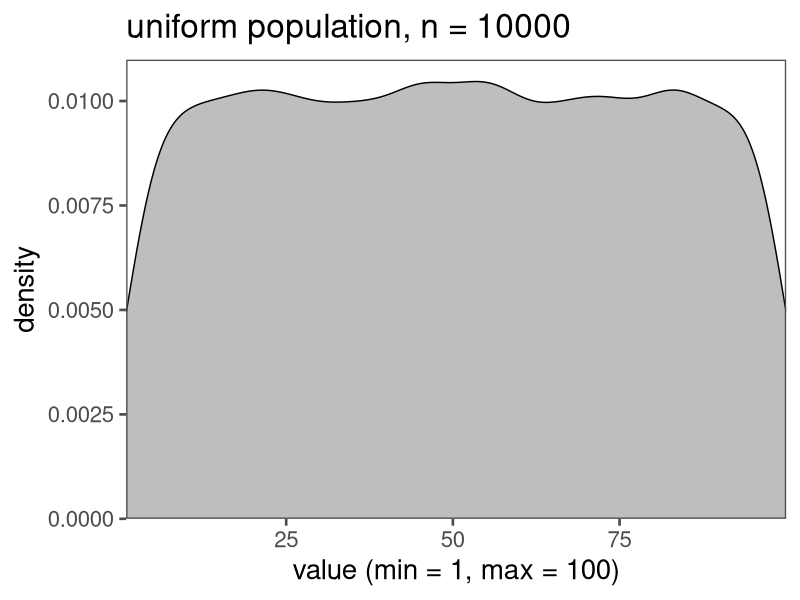
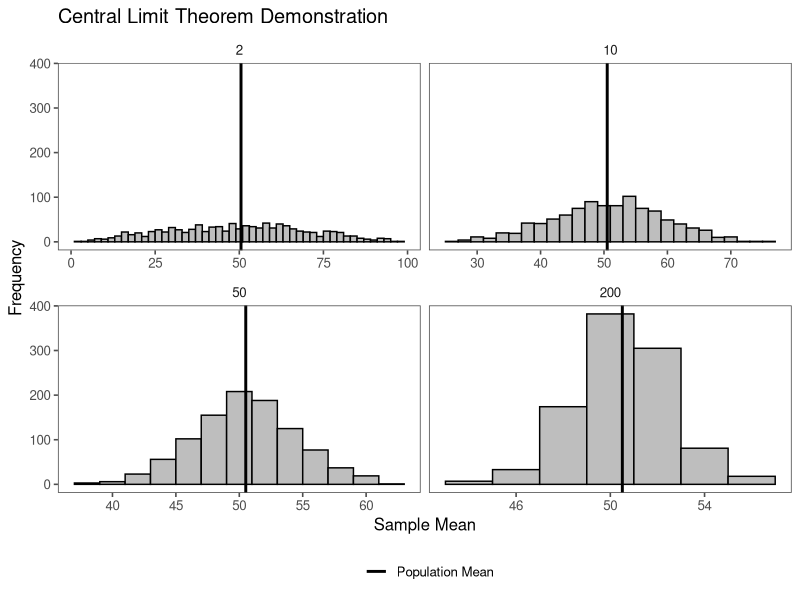
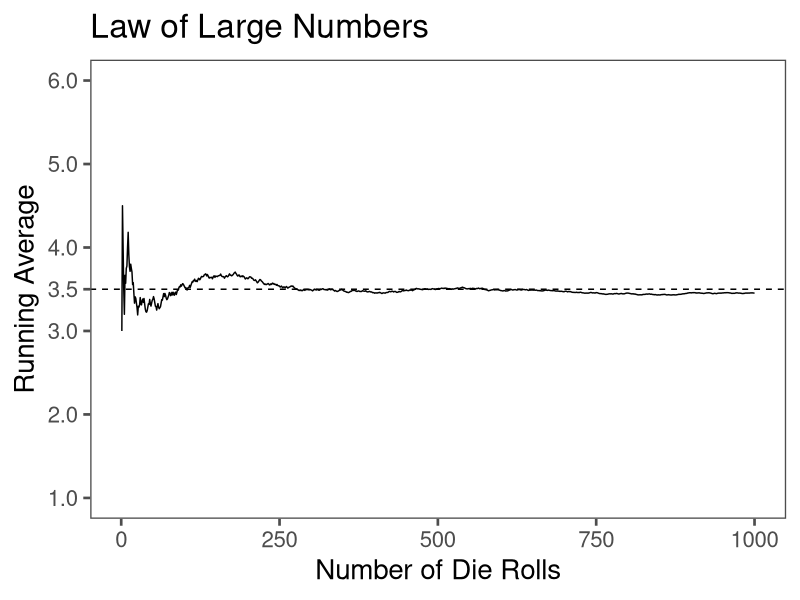

The R script that drew these images, in order:
## ---- chunk 1
#| label: setup
#| include: false

library(tidyverse)
library(ggthemes)

## ---- chunk 2

# Set the parameters for the population distribution
population_size <- 10000  # Size of the population
population_distribution <- runif(population_size, min = 1, max = 100)  # Uniform distribution

ggplot(data = data.frame(x = population_distribution),aes(x))+
  geom_density(fill = "gray")+
  scale_x_continuous(expand = c(0,0,0,0))+
  scale_y_continuous(expand = c(0,0,0.05,0))+
  labs(
    title = "uniform population, n = 10000",
    x = "value (min = 1, max = 100)"
      )+
  theme_few(
    base_size = 20
  )
## ---- chunk 3

# Number of samples to take
num_samples <- 1000

# Set the sample sizes for each iteration
sample_sizes <- c(2, 10, 50,200)

# Create a data frame to store results
results <- data.frame()

# Simulate sampling and calculate sample means
for (sample_size in sample_sizes) {
  sample_means <- replicate(num_samples, mean(sample(population_distribution, sample_size)))
  result <- data.frame(Sample_Size = sample_size, Sample_Means = sample_means)
  results <- bind_rows(results, result)
}

# Plot the CLT demonstration using ggplot2
ggplot(results, aes(x = Sample_Means)) +
  geom_histogram(binwidth = 2, fill = "gray", color = "black") +
  facet_wrap(~ Sample_Size, scales = "free_x") +
  geom_vline(aes(xintercept = mean(population_distribution), color = "Population Mean"), linetype = "solid", size = 1,key_glyph = draw_key_path) +
  scale_color_manual(values = c("Population Mean" = "black")) +
  labs(
    title = "Central Limit Theorem Demonstration",
    x = "Sample Mean",
    y = "Frequency",
    color = ""
  ) +
  theme_few(
    base_size = 12
  )+
  theme(legend.position = "bottom")
## ---- chunk 4

# Number of die rolls to simulate
num_rolls <- 1000

# Simulate die rolls
set.seed(123)  # For reproducibility
die_rolls <- sample(1:6, num_rolls, replace = TRUE)

# Calculate running average
running_average <- cumsum(die_rolls) / (1:num_rolls)

# Create a data frame
rolls_data <- data.frame(
  Roll_Number = 1:num_rolls,
  Die_Result = die_rolls,
  Running_Average = running_average
)

# Create a plot using ggplot2
ggplot(rolls_data, aes(x = Roll_Number)) +
  geom_line(aes(y = Running_Average)) +
  geom_hline(yintercept = 3.5, linetype = "dashed") +
  labs(
    title = "Law of Large Numbers",
    x = "Number of Die Rolls",
    y = "Running Average"
  ) +
  scale_y_continuous(breaks = c(1,2,3,3.5,4,5,6),
                     limits = c(1,6))+
  theme_few(base_size = 20)


